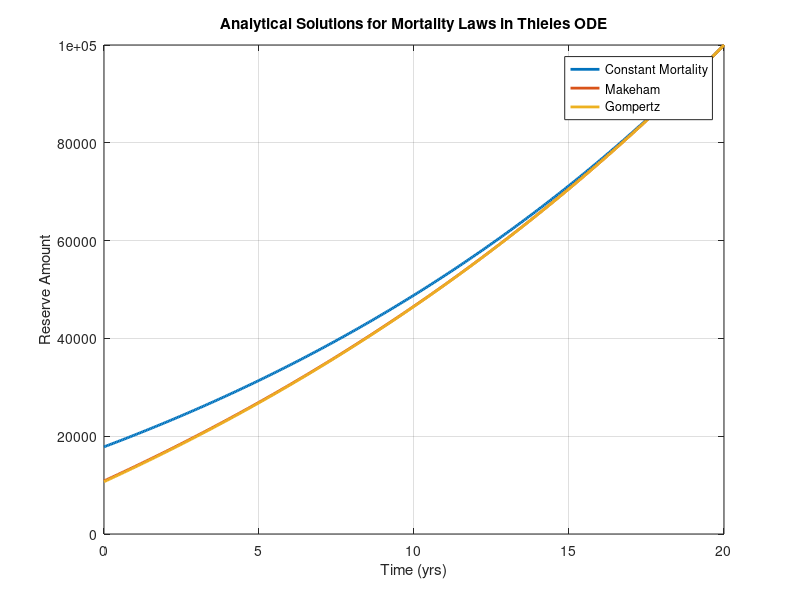

Source code (MATLAB):
clear;
clc;
close all;
addpath('../SRC');


%% Analytical Solution for Constant Mortality
% Parameters from previous textbook example
T = 20;
S = 100000;
P = 2500;
delta = 0.04;
x = 30; %age

% mortality
mu_const = 0.01;

%creating timegrid
t=linspace(0,T,401);

%Setting up components
A= delta +mu_const;
B= P-mu_const*S;

% Creating exact reserve
V_exact_constant = @(t) -B/A + (S + B/A)*exp(A*(t-T));
V_constant = V_exact_constant(t);

% Find reserve at year 10, indicated year of textbook. Same as 40 years old
YR10 = find(t == 10,1);
YR20 = find(t == T,1);
YR0 = find(t == 0,1);
fprintf('Constant reserve at year 20: %.10f\n',V_constant(YR20));
fprintf('Constant reserve at year 10: %.10f\n',V_constant(YR10));
fprintf('Constant reserve at year 0: %.10f\n',V_constant(YR0));
%% Analytical Solution for Gompertz Mortality

% Parameters from previous textbook example
T = 20;
S = 100000;
P = 2500;
delta = 0.04;
x = 30;

% Setting up Gompertz mortality parameters
B = 2.7e-6;
c = 1.124;
mu = @(t) B*c.^(x+t);

% Creating derived Integrating factor
I = @(t) exp(-delta*t - (B*c.^(x+t))/log(c));

% Creating time step grid
t = linspace(0,T,401);

% Initializing reserve array
V_exact_gompertz = zeros(1,length(t));

% Creating function for integral
full_int_gomp = @(s) I(s).*(P-S*mu(s));
% Calculate analytical reserve at each time
for n = 1:length(t)
    tn = t(n);
    % Calculating the integral from xmin=tn to xmax=T
    integral_sol_gomp = integral(full_int_gomp,tn,T);
    V_exact_gompertz(n) = (I(T)*S - integral_sol_gomp)/I(tn);
end

% Find reserve at year 10, indicated year of textbook. Same as 40 years old
YR0 = find(t == 0,1);
YR10 = find(t == 10,1);
YR20 = find(t == T,1);
fprintf('Gompertz reserve at year 0: %.10f\n',V_exact_gompertz(YR0));
fprintf('Gompertz reserve at year 10: %.10f\n',V_exact_gompertz(YR10));
fprintf('Gompertz reserve at year 20: %.10f\n',V_exact_gompertz(YR20));


%%
%Analytical Solution for Makeham's
% Parameters from previous textbook example
T = 20;
S = 100000;
P = 2500;
delta = 0.04;
x = 30;

% Seeting up Gompertz mortality parameters
A = 0.00022;
B = 2.7e-6;
c = 1.124;
mu = @(t) A + B*c.^(x+t);

% Creating derived Integrating factor
I = @(t) exp(-delta*t -A*t - (B*c.^(x+t))/log(c));

% Creating time step grid
t = linspace(0,T,401);

% Initializing reserve array
V_exact_makeham = zeros(1,length(t));


% Creating function for integral
full_int_mak = @(s) I(s).*(P-S*mu(s));
% Calculate analytical reserve at each time
for n = 1:length(t)
    tn = t(n);
    % Calculating the integral from xmin=tn to xmax=T
    integral_sol_mak = integral(full_int_mak,tn,T);
    V_exact_makeham(n) = (I(T)*S - integral_sol_mak)/I(tn);
end

% Find reserve at year 10, indicated year of textbook. Same as 40 years old
YR0 = find(t == 0,1);
YR10 = find(t == 10,1);
YR20 = find(t == T,1);

fprintf('Makeham reserve at year 0: %.10f\n',V_exact_makeham(YR0));
fprintf('Makeham reserve at year 10: %.10f\n',V_exact_makeham(YR10));
fprintf('Makeham reserve at year 20: %.10f\n',V_exact_makeham(YR20));

%%
%check using terminal condition 
fprintf('Constant mortality error: %.10f\n',abs(V_constant(YR20) -S));
fprintf('Gompertz mortality error: %.10f\n',abs(V_exact_gompertz(YR20) -S));
fprintf('Makeham mortality error: %.10f\n',abs(V_exact_makeham(YR20) -S));
%% Plot all three analytical solutions
figure;
plot(t, V_constant, 'LineWidth',2);
hold on;
plot(t, V_exact_makeham, 'LineWidth',2);
plot(t, V_exact_gompertz, 'LineWidth',2);
xlabel('Time (yrs)');
ylabel('Reserve Amount');
title('Analytical Solutions for Mortality Laws in Thieles ODE');
legend('Constant Mortality','Makeham','Gompertz','Location','best');
grid on;
hold off;
